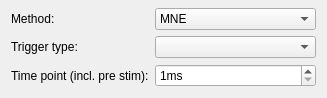
<?xml version="1.0" encoding="UTF-8"?>
<ui version="4.0">
 <class>MinimumNormSettingsViewWidget</class>
 <widget class="QWidget" name="MinimumNormSettingsViewWidget">
  <property name="geometry">
   <rect>
    <x>0</x>
    <y>0</y>
    <width>327</width>
    <height>91</height>
   </rect>
  </property>
  <property name="sizePolicy">
   <sizepolicy hsizetype="Preferred" vsizetype="Preferred">
    <horstretch>0</horstretch>
    <verstretch>0</verstretch>
   </sizepolicy>
  </property>
  <property name="mouseTracking">
   <bool>false</bool>
  </property>
  <property name="windowTitle">
   <string>Form</string>
  </property>
  <property name="windowOpacity">
   <double>0.950000000000000</double>
  </property>
  <property name="styleSheet">
   <string notr="true"/>
  </property>
  <layout class="QGridLayout" name="gridLayout">
   <property name="topMargin">
    <number>8</number>
   </property>
   <item row="0" column="0">
    <layout class="QFormLayout" name="formLayout">
     <property name="topMargin">
      <number>0</number>
     </property>
     <item row="0" column="0">
      <widget class="QLabel" name="m_label_method">
       <property name="text">
        <string>Method:</string>
       </property>
      </widget>
     </item>
     <item row="0" column="1">
      <widget class="QComboBox" name="m_comboBox_method">
       <property name="sizePolicy">
        <sizepolicy hsizetype="Preferred" vsizetype="Preferred">
         <horstretch>0</horstretch>
         <verstretch>0</verstretch>
        </sizepolicy>
       </property>
       <item>
        <property name="text">
         <string>MNE</string>
        </property>
       </item>
       <item>
        <property name="text">
         <string>dSPM</string>
        </property>
       </item>
       <item>
        <property name="text">
         <string>sLORETA</string>
        </property>
       </item>
      </widget>
     </item>
     <item row="1" column="0">
      <widget class="QLabel" name="label_2">
       <property name="text">
        <string>Trigger type:</string>
       </property>
      </widget>
     </item>
     <item row="1" column="1">
      <widget class="QComboBox" name="m_comboBox_triggerType"/>
     </item>
     <item row="2" column="1">
      <widget class="QSpinBox" name="m_spinBox_timepoint">
       <property name="suffix">
        <string>ms</string>
       </property>
       <property name="minimum">
        <number>1</number>
       </property>
       <property name="maximum">
        <number>10000</number>
       </property>
      </widget>
     </item>
     <item row="2" column="0">
      <widget class="QLabel" name="label">
       <property name="text">
        <string>Time point (incl. pre stim):</string>
       </property>
      </widget>
     </item>
    </layout>
   </item>
  </layout>
 </widget>
 <resources/>
 <connections/>
</ui>
